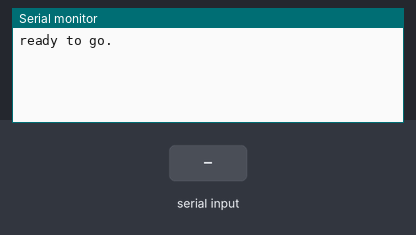
Recording of a sketch running on a simulated Arduino Uno, built with avr-gcc and run on an emulated ATmega328P. Parts: the last lines printed to the serial monitor. The inputs (shaded band) are chosen by the test bench.

Above: at 1.2 s.
1.3 s: "ping\n" received over the second serial link
At 2.0 s:
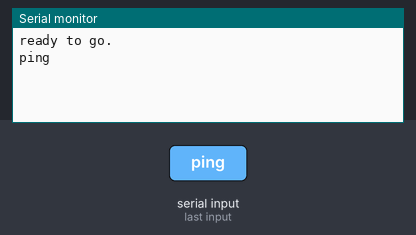
2.8 s: "1\n" received over the second serial link
At 3.1 s:
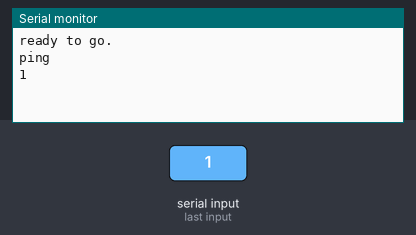

Measured:
- after the input at 1.3 s, the serial monitor: prints a new line at once (image 1)
- after the input at 2.8 s, the serial monitor: prints a new line at once (image 2)

The sketch:

bt_pingpong.ino
```cpp
#include "MsgServiceBT.h"
#include "SoftwareSerial.h"

/*
 *  BT module connection:
 *  - pin 2 <=> TXD
 *  - pin 3 <=> RXD
 *
 */
MsgServiceBT msgService(2,3);

void setup() {
  msgService.init();
  Serial.begin(9600);
  while (!Serial){}
  Serial.println("ready to go.");
}

void loop() {
  if (msgService.isMsgAvailable()) {
    Msg* msg = msgService.receiveMsg();
    Serial.println(msg->getContent());
    if (msg->getContent() == "ping"){
       msgService.sendMsg(Msg("pong"));
       delay(500);
    }
    delete msg;
  }
}
```

MsgServiceBT.cpp
```cpp
#include "Arduino.h"
#include "MsgServiceBT.h"


MsgServiceBT::MsgServiceBT(int rxPin, int txPin){
  channel = new SoftwareSerial(rxPin, txPin);
}

void MsgServiceBT::init(){
  content.reserve(256);
  channel->begin(9600);
}

bool MsgServiceBT::sendMsg(Msg msg){
  channel->println(msg.getContent());
}

bool MsgServiceBT::isMsgAvailable(){
  return channel->available();
}

Msg* MsgServiceBT::receiveMsg(){
  while (channel->available()) {
    char ch = (char) channel->read();
    if (ch == '\n'){
      Msg* msg = new Msg(content);
      content = "";
      return msg;
    } else {
      content += ch;
    }
  }
  return NULL;
}
```

MsgServiceBT.h
```cpp
#ifndef __MSGSERVICEBT__
#define __MSGSERVICEBT__

#include "Arduino.h"
#include "SoftwareSerial.h"

class Msg {
  String content;

public:
  Msg(const String& content){
    this->content = content;
  }

  String getContent(){
    return content;
  }
};

class MsgServiceBT {

public:
  MsgServiceBT(int rxPin, int txPin);
  void init();
  bool isMsgAvailable();
  Msg* receiveMsg();
  bool sendMsg(Msg msg);

private:
  String content;
  SoftwareSerial* channel;

};

#endif
```
